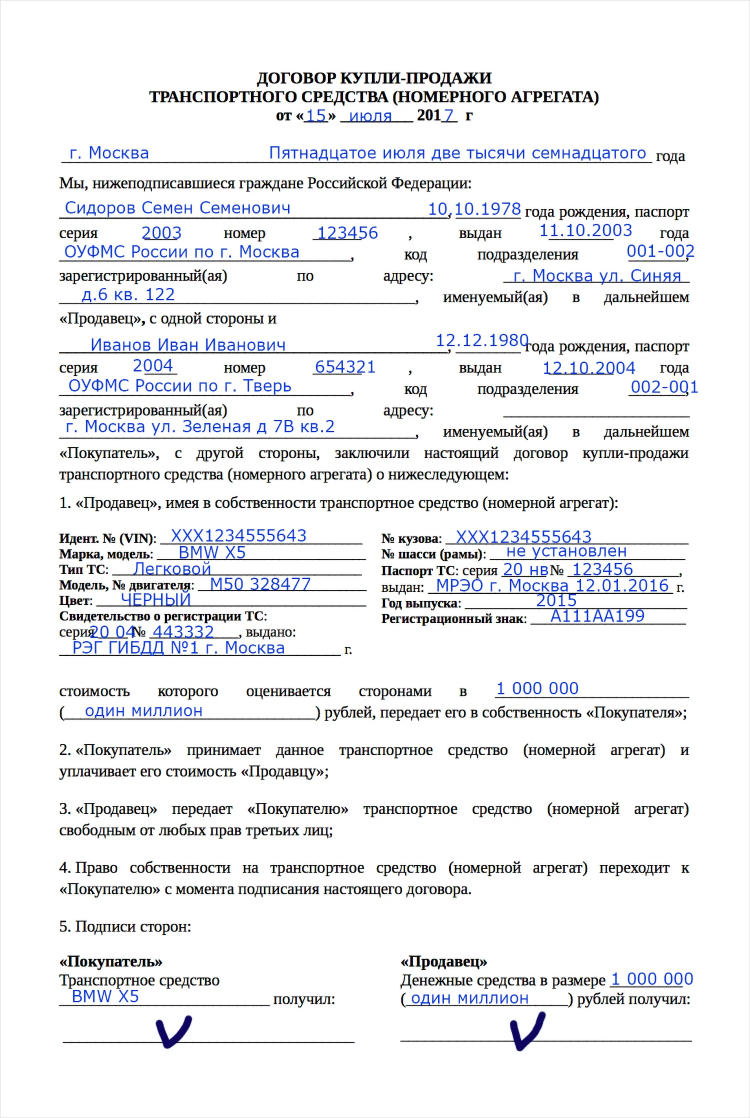
#> input picture image1.png, 1500 x 2236 px (shown at 1/2 size)
$ python -i test.py   (imports and definitions only)
#> lines starting #> are read from the running program, lines starting #| are printed output that depends on the picture; after the words box and inside, x2 and y2 are one past the last pixel; in counts of white or black regions, pixels touching at a corner belong together
import os
import sys
import io
import requests
from dotenv import load_dotenv
from PIL import Image, ImageEnhance, ImageFilter
import pytesseract

# [3 lines not run here, left out]

# Путь к Tesseract
pytesseract.pytesseract.tesseract_cmd = r'C:\Program Files\Tesseract-OCR\tesseract.exe'

# Путь к улучшенным языковым моделям
os.environ['TESSDATA_PREFIX'] = r'C:\Users\Krohi\OcrProject\ocr_web\tessdata'


def preprocess_image(image_path):
    """Улучшает качество изображения перед OCR."""
#> called with image_path = 'image1.png'
    img = Image.open(image_path)
#> img is the input picture: PIL image 1500x2236 RGB; mean R, G, B 236.4, 237.2, 239.8
    img = img.convert('L')
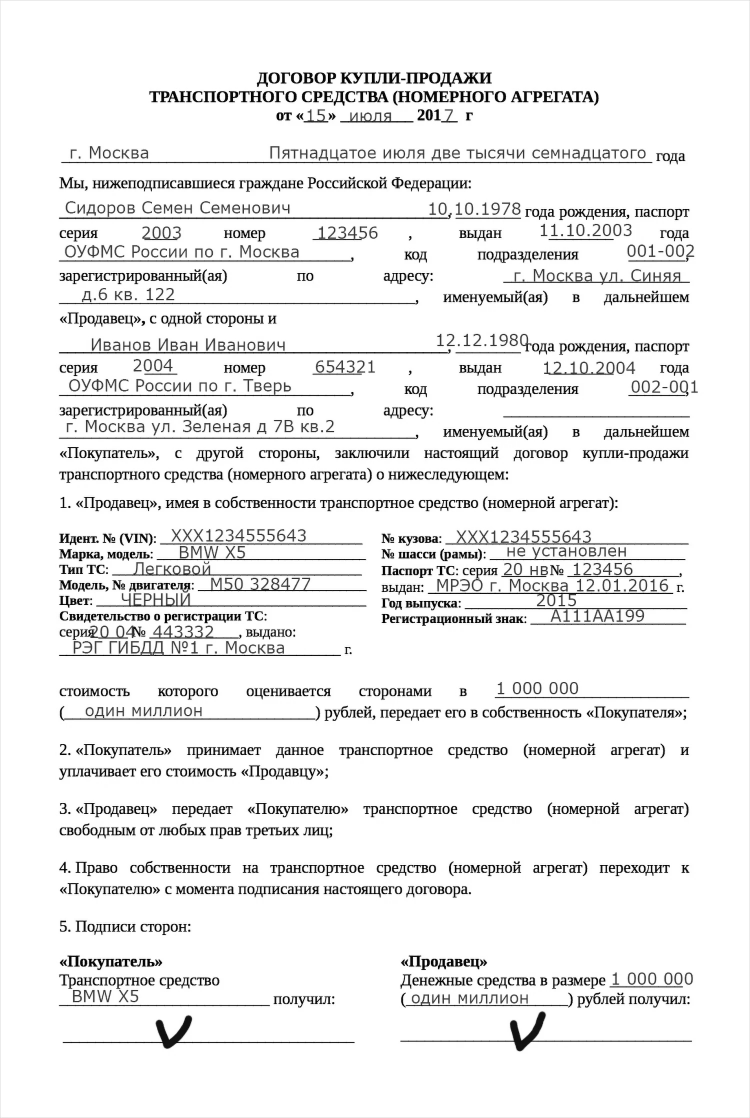
#> img: PIL image 1500x2236 L (shown at 1/2 size); min 0, max 255, mean 237.2
    enhancer = ImageEnhance.Contrast(img)
    img = enhancer.enhance(2.0)
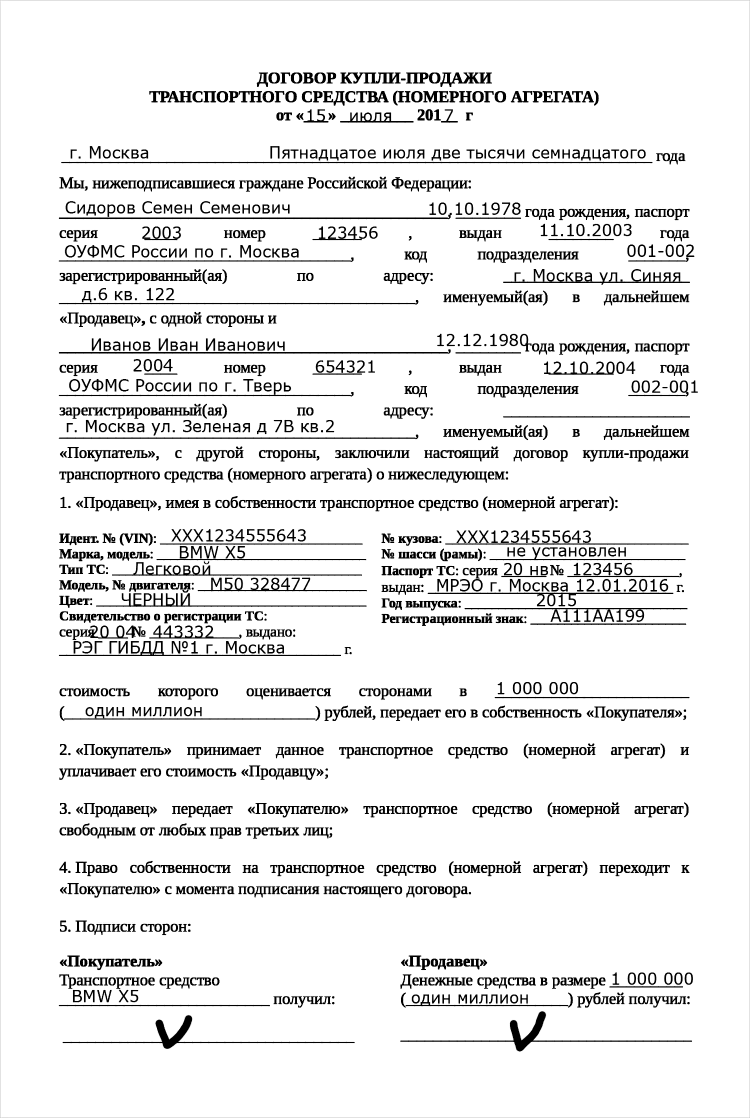
#> img: PIL image 1500x2236 L (shown at 1/2 size); min 0, max 255, mean 233.2
    img = img.filter(ImageFilter.SHARPEN)
    img = img.point(lambda x: 255 if x > 128 else 0)
#> img: PIL image 1500x2236 L; 91.7% white; 1350 black regions (64 under 20 px), largest, box (x1, y1, x2, y2) and area: (800, 2023, 1384, 2103) 3685, (125, 2030, 709, 2098) 2984, (1006, 538, 1380, 569) 2848
    return img


# [74 lines left out: function process_text_with_ai, not called in this run]


# [5 lines not run here, left out]

>>> result = preprocess_image('image1.png')
